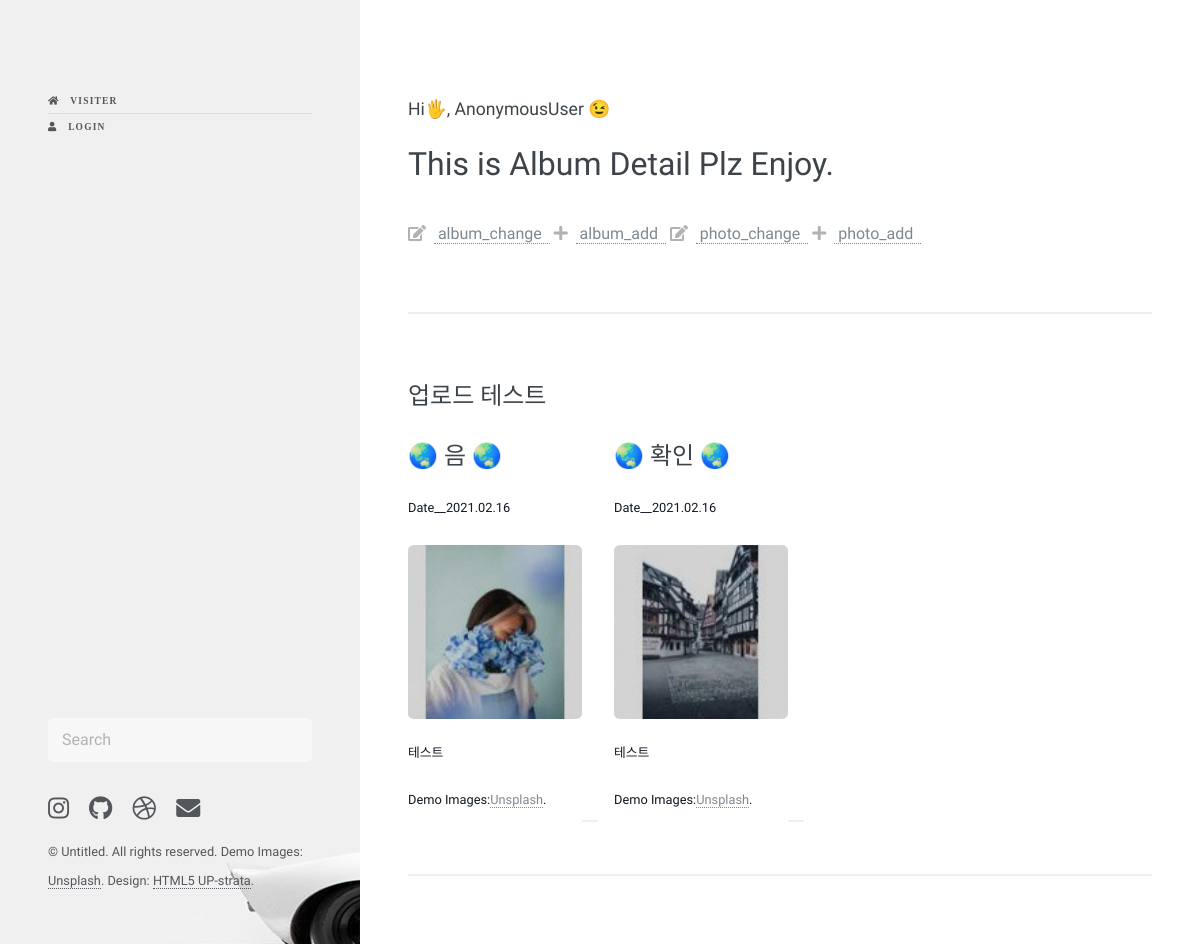
Screenshot of /photo/album/2/ with the database file from the repository.
### photo/models.py (models this page shows, shortened)
class Album(models.Model):
    name        = models.CharField(max_length=50)
    description = models.CharField('One Line Description', max_length=100, blank=True)  # 설명
    owner       = models.ForeignKey('auth.User', on_delete=models.CASCADE, verbose_name='OWNER',blank=True, null=True)
    class Meta:
        ordering = ('name',)

class Photo(models.Model):
    album       = models.ForeignKey(Album, on_delete=models.CASCADE)
    title       = models.CharField('TITLE', max_length=30)
    description = models.TextField('Photo Description', blank=True)
    image       = ThumbnailImageField(upload_to='photo/%y/%m')
    upload_dt   = models.DateTimeField('Upload Date', auto_now_add=True)
    owner       = models.ForeignKey('auth.User', on_delete=models.CASCADE, verbose_name='OWNER',blank=True, null=True)
    class Meta:
        ordering = ('title',)
    def get_absolute_url(self):
        return reverse('photo:photo_detail', args=(self.id,))

### photo/views.py (the view)
# urls.py: path('album/<int:pk>/', views.AlbumDV.as_view(), name='album_detail'),
class AlbumDV(DetailView):
    model = Album
    template_name = 'photo/album_detail.html'

### photo/fields.py (called while the page is built)
    def _add_thumb(self, s):
        parts = s.split(".")
        parts.insert(-1, "thumb")
        if parts[-1].lower() not in ['jpeg', 'jpg']:
            parts[-1] = 'jpg'
            print(parts)
        return ".".join(parts)

    @property
    def thumb_url(self):
        return self._add_thumb(self.url)

### templates/photo/album_detail.html (shortened to what this page needs)
{% extends 'blog/base.html'%}
{% load static %}
{% block content %}
<section>
    <div class="content">
        <header class="major">
            <h4>Hi🖐️, {{ user }} 😉</h4>
            <h1>This is Album Detail Plz Enjoy.</h1>
            <p><tr>
                <th><i class="fa fa-edit"></i>&nbsp;&nbsp;<a href="{% url 'photo:album_change' %}">&nbsp;album_change
                        &nbsp;</a></th>
                <th><i class="fa fa-plus"></i>&nbsp;&nbsp;<a href="{% url 'photo:album_add' %}">&nbsp;album_add
                        &nbsp;</a></th>
                <th><i class="fa fa-edit"></i>&nbsp;&nbsp;<a href="{% url 'photo:photo_change' %}">&nbsp;photo_change
                        &nbsp;</a></th>
                <th><i class="fa fa-plus"></i>&nbsp;&nbsp;<a href="{% url 'photo:photo_add' %}">&nbsp;photo_add
                        &nbsp;</a></th>
            </tr></p>
        </header>
    </div>
</section>
<section id="two">
    <h2>{{ object.name }}</h2>
    <div class="box alt">
        <div class="row gtr-50 gtr-uniform">
        {% for photo in object.photo_set.all %}
            <div class="col-3 work-item">
            <h2>🌏 {{ photo.title }} 🌏</h2>
            <p>Date__{{ photo.upload_dt|date:"Y.m.d" }}</p>
            <br/>
        <a href=" {{ photo.get_absolute_url }}"><span class="image fit">
                <img src="{{ photo.image.thumb_url }}" alt=""></span>
        </a>
        <p>{{ object.description }} </p><br/>
        <p>Demo Images:<a href="https://unsplash.com">Unsplash</a>.</p>
        </div>
        <hr style="margin: 0 0 20px 0;">
        {% endfor %}
        </div>
    </div>
    <hr style="margin: 0 0 20px 0;">
</section>
{% endblock %}

### templates/blog/base.html (shortened to what this page needs)
<!DOCTYPE HTML>
<html lang="en">
{% load static %}
<head>
    {% block extra-style %}
    <link rel="stylesheet" href="{% static 'test/assets/css/main.css' %}" />
    {% endblock %}
</head>
<body class="is-preload">
    <header id="header">
            <nav id="menu">
                {% if  user.is_authenticated %}
                    {% if user.get_username == 'jerrykim91' %}
                    <ul>
                        <li>
                            <span class="opener">BOSS👑: {{user}}</span>
                            <ul>
                                <li><a href="{% url 'blog:post_about' %}">mystortys</a></li>
                                <li><a href="{% url 'photo:index' %}">Photo</a></li>
                                <li><a href="{% url 'blog:add_category' %}">add_category</a></li>
                                {% comment %} 관리 {% endcomment %}
                                <li><a href="{% url 'admin:index' %}"> &nbsp; - Admin</a></li>
                                <li><a href="{% url 'register' %}"> &nbsp; - Register</a></li>
                                <li><a href="{% url 'password_change' %}" title="Change Password"> &nbsp; - Change Password</a></li>
                            </ul>
                        </li>
                    </ul>
                    {% else %}
                    <ul>
                        <li><span>{{ user }}</span></li>
                    </ul>
                    {% endif %}
                    <br>
                    <ul>
                        <li><a href="{% url 'home' %}" class="icon solid fa fa-home"> &nbsp; Home</a></li>
                        <li><a href="{% url 'logout' %}" class="icon solid fas fa-sign-out-alt"> &nbsp; Logout</a></li>
                        {% comment %} <li><a href="{% url 'home' %}">Home</a></li> {% endcomment %}
                        <li><a href="{% url 'blog:post_list' %}">Posts</a></li>
                        <li><a href="{% url 'linkList:index' %}">LinkMark</a></li>
                    {% comment %} <li>
                        <span class="opener">Submenu-notyet</span>
                        <ul>
                            <li><a href="#">notworking</a></li>
                        </ul>
                    </li> {% endcomment %}
                </ul>
                {% else %}
                <ul>
                    <li><a href="{% url 'home' %}" class="icon solid fa fa-home"> &nbsp; Visiter</a></li>
                    <li><a href="{% url 'login' %}" class="icon solid fa fa-user"> &nbsp; Login</a></li>
                </ul>
                {% endif %}
            </nav>
            <footer id="footer">
                <div class="inner">
                    <section id="search" class="alt">
                        <form method="post" action="#">
                            <input type="text" name="query" id="query" placeholder="Search" />
                        </form>
                    </section>
                    <ul class="icons">
                        <li><a href="#" class="icon brands fa-instagram"><span class="label">Instagram</span></a></li>
                        <li><a href="https://github.com/jerrykim91" class="icon brands fa-github" target="_blank"></a></li>
                        <li><a href="#" class="icon brands fa-dribbble" target="_blank"><span class="label">Dribbble</span></a></li>
                        <li><a href="#" class="icon solid fa-envelope"><span class="label">Email</span></a></li>
                    </ul>
                    <ul class="copyright">
                        <li>&copy; Untitled. All rights reserved. Demo Images: <a
                                href="https://unsplash.com" target="_blank">Unsplash</a>. Design: <a href="https://html5up.net/strata" target="_blank">HTML5
                                UP-strata</a>.</li>
                    </ul>
                </div>
            </footer>
    </header>
    <div id="main">
        {% block content %}
        {% endblock %}
    </div>
</body>
</html>

### rows the page displays
Album: name "업로드 테스트", description "테스트"
Photo: title "음", upload_dt "2021.02.16", shows a picture
Photo: title "확인", upload_dt "2021.02.16", shows a picture

### other values shown
{{ user }} "AnonymousUser"
